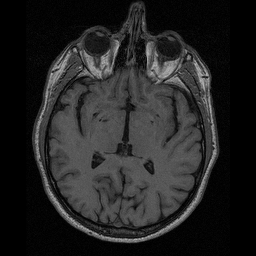
#> input picture Lab1/data/lab-01-data/brain-slice40.tiff, 256 x 256 px; its folder holds 4 pictures in this run
$ jupyter execute --allow-errors lab_01_segmentation-yass.ipynb   (shell and % lines are left out)
#> lines starting #> are read from the running program, lines starting #| are printed output that depends on the picture; after the words box and inside, x2 and y2 are one past the last pixel; in counts of white or black regions, pixels touching at a corner belong together
# [IAPR][iapr]: Lab 1 ‒  Image segmentation

**Group ID:** xx

**Author 1 (sciper):** Student Name 1 (xxxxx)
**Author 2 (sciper):** Student Name 2 (xxxxx)
**Author 3 (sciper):** Student Name 3 (xxxxx)

**Release date:** 12.03.2021
**Due date:** 26.03.2021

## Important notes

The lab assignments are designed to teach practical implementation of the topics presented during class well as preparation for the final project, which is a practical project which ties together the topics of the course.

As such, in the lab assignments/final project, unless otherwise specified, you may, if you choose, use external functions from image processing/ML libraries like opencv and sklearn as long as there is sufficient explanation in the lab report. For example, you do not need to implement your own edge detector, etc.

**! Before handling back the notebook !** rerun the notebook from scratch `Kernel` > `Restart & Run All`

[iapr]: https://github.com/LTS5/iapr

---
## -1. Imports

[cell 1]
import os
import cv2
import tarfile
import numpy as np

from scipy import ndimage as ndi

from skimage.filters import rank
from skimage.filters import sobel
from skimage.morphology import disk
from skimage.exposure import histogram
from skimage.segmentation import watershed
from skimage.feature import peak_local_max

---
## 0. Extract relevant data
We first need to extract the `lab-01-data.tar.gz` archive.
To this end, we use the [tarfile] module from the Python standard library.

[tarfile]: https://docs.python.org/3.6/library/tarfile.html

[cell 2]
data_base_path = 'data'
data_folder = 'lab-01-data'
tar_path = os.path.join(data_base_path, data_folder + '.tar.gz')

#> (the rest of this cell did not finish here and is left out)

---
## Part 1: Brain segmentation

Your goal: compute the size of the brain (without the skull) in pixels in a 2D image of a human head taken by Magnetic Resonance Imaging (MRI) using:
* Region growing (5 pts)
* Contour detection (5 pts)
* Additional method of your choice (5 pts)

Each section should display the resulting segmenttion as well as the size in pixel of the detected region. Comment each method limitations and/or advantages.

### 1.1 Brain image visualization

[cell 3]
import skimage.io
import matplotlib.pyplot as plt

# Load image
data_path = os.path.join(data_base_path, data_folder)
brain_im = skimage.io.imread(os.path.join(data_path, 'brain-slice40.tiff'))
#> brain_im is the input picture: shape (256, 256); min 0, max 189, mean 35.2
im_h, im_w = brain_im.shape
#> im_h = 256; im_w = 256

# Display MRI image
fig, ax = plt.subplots(1, 1, figsize=(6, 6))
ax.imshow(brain_im, cmap='gray')
ax.set_title('MRI brain image ({} px, {} px)'.format(im_h, im_w))
ax.axis('off')
plt.show()

[cell 4]
hist, hist_centers = histogram(brain_im)
#> hist = 190 values, max 14407 at index 0, min 0 at index 180, mean 344.9; hist_centers = 190 values from 0 to 189
plt.plot(hist)
plt.show()
#> figure, not shown here; curve peaks at x = 0, y = 14407

[cell 5]
brain_im_2 = cv2.equalizeHist(brain_im)
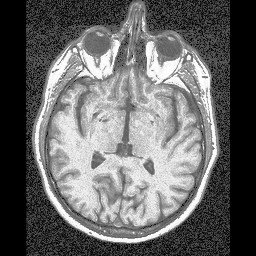
#> brain_im_2: shape (256, 256); min 0, max 255, mean 101.8

# Display MRI image
fig, ax = plt.subplots(1, 1, figsize=(6, 6))
ax.imshow(brain_im_2, cmap='gray')
ax.set_title('MRI brain image ({} px, {} px)'.format(im_h, im_w))
ax.axis('off')
plt.show()

[cell 6]
hist, hist_centers = histogram(brain_im_2)
#> hist = 256 values, max 14407 at index 0, min 0 at index 1, mean 256; hist_centers = 256 values from 0 to 255
plt.plot(hist)
plt.show()
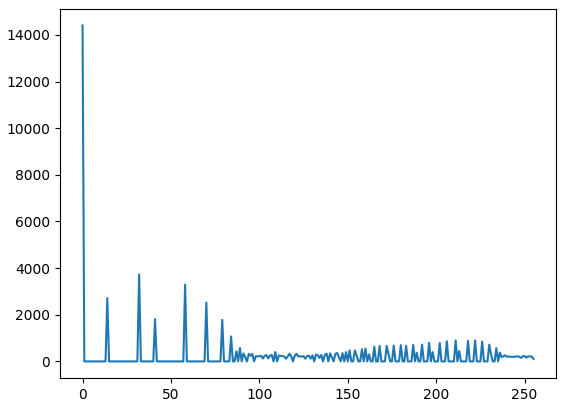
#> figure drawn by matplotlib, 1 panel; curve peaks at x = 0, y = 14407

[cell 7]
gaussian_brain = cv2.GaussianBlur(brain_im,(3,3),1)
thresh_brain = cv2.inRange(gaussian_brain,60,90)
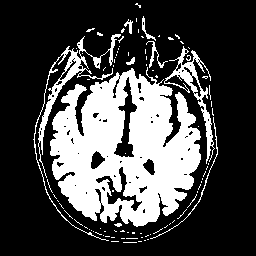
#> thresh_brain: shape (256, 256); 28.5% white; 91 white regions (82 under 20 px), largest, box (x1, y1, x2, y2) and area: (50, 67, 201, 227) 15270, (33, 34, 121, 241) 1466, (164, 46, 215, 164) 1010
median_brain = cv2.medianBlur(thresh_brain,3)
#> median_brain: shape (256, 256); 27.3% white; 56 white regions (40 under 20 px)

### 1.2 Region growing (5pts)

### 1.3 Contour detection (5pts)

We use openCV's `findContours` to do contour detection. We apply it to the image we get after the median blur. We use `cv2.RETR_TREE` as contour retrieval mode and `cv2.CHAIN_APPROX_SIMPLE` as countour approximation to only store the endpoints of a line in a countour.

[cell 8]
# Contours are detected using
contours, _ = cv2.findContours(median_brain, cv2.RETR_TREE, cv2.CHAIN_APPROX_SIMPLE)
#> contours = 80 contours, 57 with area under 20; largest, box (x1, y1, x2, y2) and area: (50, 68, 201, 227) 16517, (113, 77, 138, 158) 750, (38, 47, 87, 150) 662, (165, 59, 213, 161) 646, (95, 166, 142, 212) 563

[cell 9]
# Reload the image to not overwrite the original one
img = skimage.io.imread(os.path.join(data_path, 'brain-slice40.tiff'))

# Sort the contours by area covered within the contours
contours = sorted(contours, key=cv2.contourArea, reverse=True)

fig, ax = plt.subplots(1, 1, figsize=(8, 8))

# drawContours draws a given contour by overwriting the image
img = cv2.drawContours(img, contours[0], -1, (255,255,255), 2)
img = cv2.drawContours(img, contours[1], -1, (255,255,255), 2)
img = cv2.drawContours(img, contours[5], -1, (255,255,255), 2)
#> img: shape (256, 256); min 0, max 255, mean 41.4
img = cv2.drawContours(img, contours[6], -1, (255,255,255), 2)
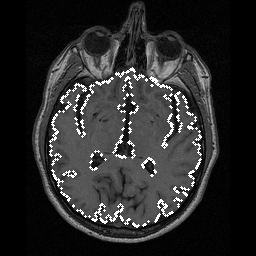
#> img: shape (256, 256); min 0, max 255, mean 41.6

ax.imshow(img, cmap='gray')
ax.set_title('Final segmented image')
ax.axis('image')
ax.set_xticks([])
ax.set_yticks([])
plt.show()

The contours we get do not remove the little gaps that are not part of the brain. We can remove those areas as contours are detected around them.

[cell 10]
# Get the final area within the contours
area = cv2.contourArea(contours[0]) - cv2.contourArea(contours[1])\
            - cv2.contourArea(contours[5]) - cv2.contourArea(contours[6])
#> area = 15465

[cell 11]
print("Size in pixels:", area)
#| Size in pixels: 15465.0

### 1.4 Additional method (5pts)

The watershed method is a **region-based** segmentation algorithm and it works only on grayscale images. It considers the image as a *topographic landscape*, with valleys and ridges. The typical elevation values are either the grayscale value of a pixel or the gradient magnitude.

The user defines markers that characterizes the objects on the image. Based on the landscape defined by those markers, the watershed algorithm decomposes the images into *basins*, valleys that have a local minima at their lowest point. Watersheds separate basins from one another. The goal of the algorithm is to *merge* those basins by “flooding them”. This is how regions are segmented using this method.

We apply this algorithm in the following way:
- We first apply an **opening with a rectangular kernel** to get rid of the elements just above the brain, that can get detected as part of it with the watershed method.
- We are going to apply the watershed method on the **gradient of the image**. The gradient allows us to separate the background from the brain.
- We create the markers based on the values of the gradient of the image.
- We then apply the watershed method on the gradient and the markers.
- Finally, we keep the region of interest, which is the brain.

[cell 12]
kern = cv2.getStructuringElement(cv2.MORPH_RECT,(4,4))
opening = cv2.morphologyEx(median_brain, cv2.MORPH_OPEN, kern)
#> opening: shape (256, 256); 25.3% white; 15 white regions (2 under 20 px), largest, box (x1, y1, x2, y2) and area: (51, 70, 202, 227) 15222, (40, 92, 59, 142) 292, (174, 63, 198, 86) 272

fig, ax = plt.subplots(1, 1, figsize=(6, 6))
ax.imshow(opening, cmap='gray')
ax.set_title('Image after opening with rectangular kernel')
ax.axis('off')
plt.show()

[cell 13]
# Gradient computed with a neighborhood corresponding to a disk of radius 2
gradient = rank.gradient(opening, disk(2))
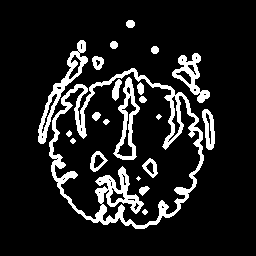
#> gradient: shape (256, 256); 12.3% white; 22 white regions (1 under 20 px), largest, box (x1, y1, x2, y2) and area: (49, 68, 204, 229) 4343, (38, 40, 88, 144) 960, (113, 77, 140, 160) 743

np.unique(gradient)
#> Out = [0, 255]

Only two values are possible for the magnitude of the gradient : 0 and 255. This makes sense as the sharp transitions happen at the moment when the colors go from black to white (the switch from background to the brain). The markers used are extracted by labeling low gradient regions that are equal to 0.

[cell 14]
# Get the markers by labeling low gradient regions
markers = rank.gradient(opening, disk(2)) < 255
markers = ndi.label(markers)[0]
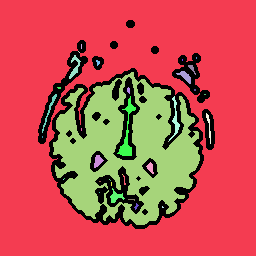
#> markers: shape (256, 256) int32; 39 distinct labels, from 0 to 38; one colour per label, 0 black

# Process the watershed
labels = watershed(gradient, markers)
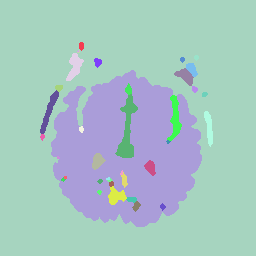
#> labels: shape (256, 256) int32; 38 distinct labels, from 1 to 38; one colour per label, 0 black

# display results
fig, axes = plt.subplots(nrows=2, ncols=2, figsize=(8, 8),
                         sharex=True, sharey=True)
ax = axes.ravel()

ax[0].imshow(brain_im, cmap=plt.cm.gray)
ax[0].set_title("Original")

ax[1].imshow(gradient, cmap=plt.cm.nipy_spectral)
ax[1].set_title("Local Gradient")

ax[2].imshow(median_brain, cmap=plt.cm.nipy_spectral)
ax[2].set_title("Markers")

ax[3].imshow(brain_im, cmap=plt.cm.gray)
ax[3].imshow(labels, cmap=plt.cm.nipy_spectral, alpha=.5)
ax[3].set_title("Segmented")

fig.suptitle("Watershed method")

plt.show()

The watershed algorithm detects the gaps in the brain and does not include them in the brain region. However, it excludes some very small parts.

[cell 15]
# Compute areas of all extracted regions
areas = {val: np.sum(labels==val) for val in np.unique(labels)}
#> areas = 38 items

# Sort extracted regions by descending area
areas = sorted(areas.items(), key=lambda k: k[1], reverse=True)
#> areas = 38 pairs, first value 1 to 38, second value 3 to 46820

# Get the index of the area corresponding to the brain
index_area = areas[1][0]
#> index_area = 11

print("Size in pixels:", areas[1][1])
#| Size in pixels: 15656

[cell 16]
# Create mask around the extracted area
mask = np.zeros(labels.shape)
mask[labels == index_area] = index_area
#> mask: shape (256, 256) float64; values 0 (black) and 11 (white), 23.9% white; 1 white region, box (x1, y1, x2, y2) and area: (51, 70, 202, 227) 15656

# Display results
fig, axes = plt.subplots(nrows=2, ncols=2, figsize=(8, 8),
                         sharex=True, sharey=True)
ax = axes.ravel()

ax[0].imshow(brain_im, cmap=plt.cm.gray)
ax[0].set_title("Original")

ax[1].imshow(gradient, cmap=plt.cm.nipy_spectral)
ax[1].set_title("Local Gradient")

ax[2].imshow(median_brain, cmap=plt.cm.nipy_spectral)
ax[2].set_title("Markers")

ax[3].imshow(brain_im, cmap=plt.cm.gray)
ax[3].imshow(mask, cmap=plt.cm.nipy_spectral, alpha=.5)
ax[3].set_title("Segmented")

fig.suptitle("Final result using watershed method")

plt.show()

**Discussion:**
- This method is capable of correctly extracting most of the brain's region.
- It is interactive, as it depends heavily on the inputs of the user. This means that we had to find good settings empirically.
- This method is prone to *over-segmentation*, as it treats each pixel as a watershed or a region. This means that small regions can be detected, and these small regions are generally part of a bigger region that is not well detected.

---
## Part 2: Shape/color segmentation

You will find hereafter three pictures taken under three different illuminations, containing some shapes with different colors. We ask you to create a routine to:

1. Count the number of shapes of each color (5pts).
2. Compute the total area (in pixels) of each color (5pts).

Please note that one specific challenge is to be robust to illumination changes. Therefore some kind of intensity normalization should probably be used.

### 2.1 Visualization

[cell 17]
# Load images
im_names = ['arena-shapes-01', 'arena-shapes-02', 'arena-shapes-03']
filenames = [os.path.join(data_path, name) + '.png' for name in im_names]
ic = skimage.io.imread_collection(filenames)
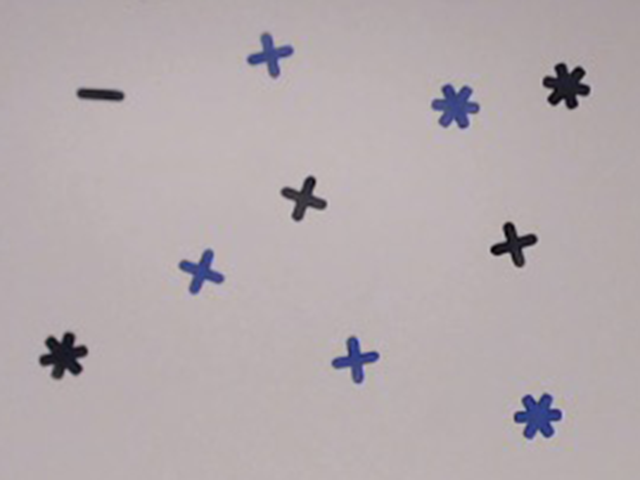
#> input picture Lab1/data/lab-01-data/arena-shapes-01.png, 640 x 480 px
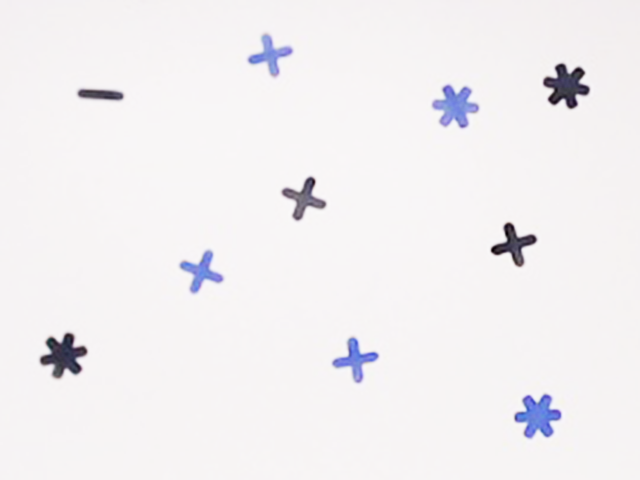
#> input picture Lab1/data/lab-01-data/arena-shapes-02.png, 640 x 480 px
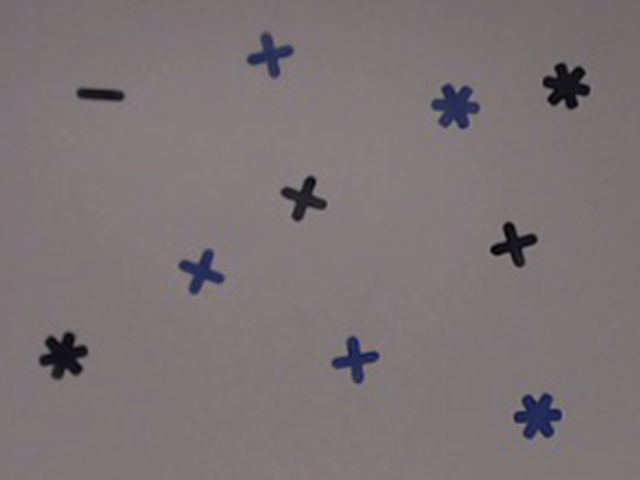
#> input picture Lab1/data/lab-01-data/arena-shapes-03.png, 640 x 480 px
#> ic = 3 items
images = skimage.io.concatenate_images(ic)
print('Number of images: ', images.shape[0])
#| Number of images:  3
print('Image size: {}, {} '.format(images.shape[1], images.shape[2]))
#| Image size: 480, 640
print('Number of color channels: ', images.shape[-1])
#| Number of color channels:  3

[cell 18]
# Plot images
fig, axes = plt.subplots(1, 3, figsize=(12, 12))
for ax, im, nm in zip(axes.ravel(), images, im_names):
    ax.imshow(im)
    ax.axis('off')
    ax.set_title(nm)
#> this loop made 3 passes
#> nm on passes 1 to 3: 'arena-shapes-01', 'arena-shapes-02', 'arena-shapes-03'
plt.show()
